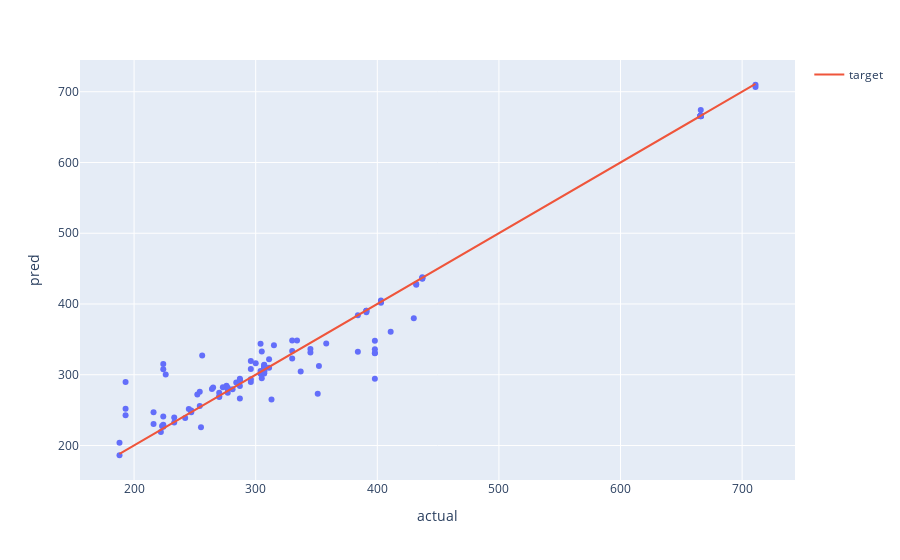

Notebook code cell kept with this figure:
### Code cell
plt.figure(figsize=(10,10))
fig = px.scatter(x=y_test, y=y_pred)
fig.update_layout(
    xaxis = dict(
        title="actual"
    ),
    yaxis = dict(
        title="pred"
    )
)
fig.add_trace(
    go.Scatter(x=y_test, y=y_test, name = "target")
)
fig.show()

### Figure 1 — Plotly figure (JSON) as saved in the notebook; plotly's stock layout.template omitted (floating-point values rounded to 4 significant figures; data arrays with more than 128 entries replaced by an {"elided": "..."} marker saying what was removed)
{"data": [{"hovertemplate": "x=%{x}<br>y=%{y}<extra></extra>", "legendgroup": "", "marker": {"color": "#636efa", "symbol": "circle"}, "mode": "markers", "name": "", "orientation": "v", "showlegend": false, "type": "scatter", "x": {"elided": "152 int values"}, "xaxis": "x", "y": {"elided": "152 float values"}, "yaxis": "y"}, {"name": "target", "type": "scatter", "x": {"elided": "152 int values"}, "y": {"elided": "152 int values"}}], "layout": {"legend": {"tracegroupgap": 0}, "margin": {"t": 60}, "xaxis": {"anchor": "y", "domain": [0, 1], "title": {"text": "actual"}}, "yaxis": {"anchor": "x", "domain": [0, 1], "title": {"text": "pred"}}}}
